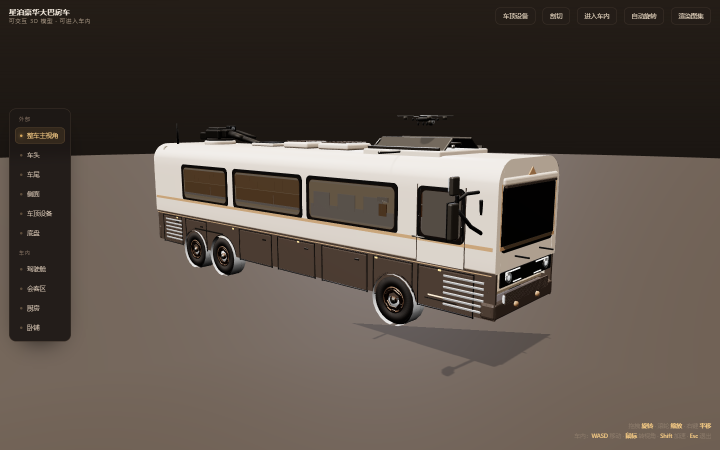
#> input picture tools/shots/web_01_exterior.png, 1440 x 900 px (shown at 1/2 size)
$ python stack.py shots/web_01_exterior.png shots/web_02_noroof.png shots/web_02_noroof.png
#> lines starting #> are read from the running program, lines starting #| are printed output that depends on the picture
# -*- coding: utf-8 -*-
"""Stack the reference plate above the render for a direct eyeball comparison."""
import sys
from PIL import Image, ImageDraw

ref, ren, out = sys.argv[1], sys.argv[2], sys.argv[3]
a = Image.open(ref).convert('RGB')
#> a is the input picture: PIL image 1440x900 RGB; mean R, G, B 88.9, 78.9, 70.9
b = Image.open(ren).convert('RGB')
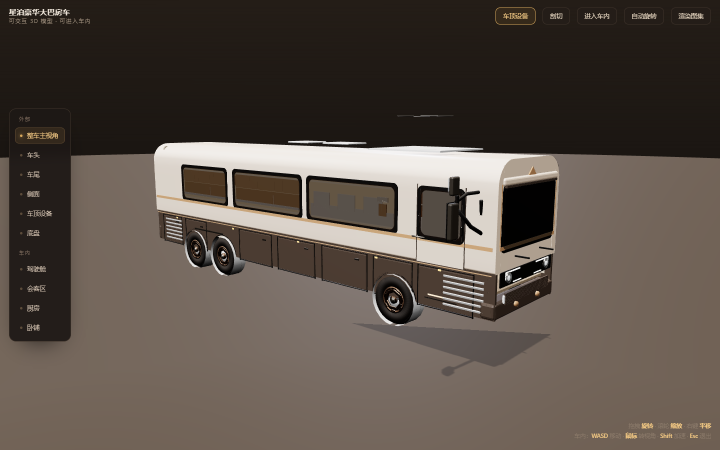
#> input picture tools/shots/web_02_noroof.png, 1440 x 900 px (shown at 1/2 size)
#> b is the input picture: PIL image 1440x900 RGB; mean R, G, B 88.8, 78.8, 70.8
W = 1400
a = a.resize((W, int(a.height * W / a.width)), Image.LANCZOS)
#> a: PIL image 1400x875 RGB
b = b.resize((W, int(b.height * W / b.width)), Image.LANCZOS)
#> b: PIL image 1400x875 RGB
pad = 8
canvas = Image.new('RGB', (W, a.height + b.height + pad * 3), (250, 248, 245))
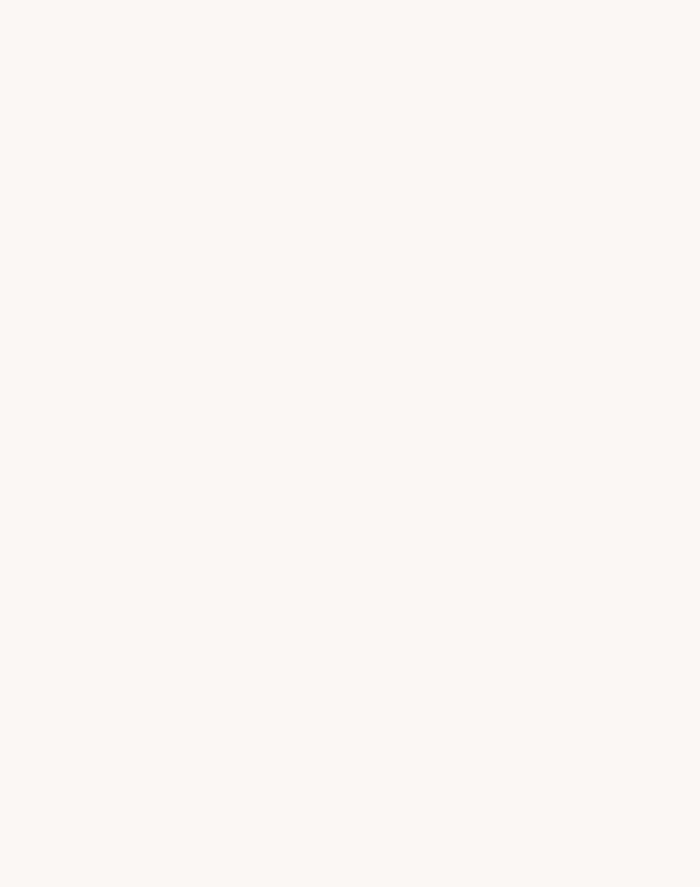
#> canvas: PIL image 1400x1774 RGB (shown at 1/2 size); mean R, G, B 250, 248, 245
canvas.paste(a, (0, pad))
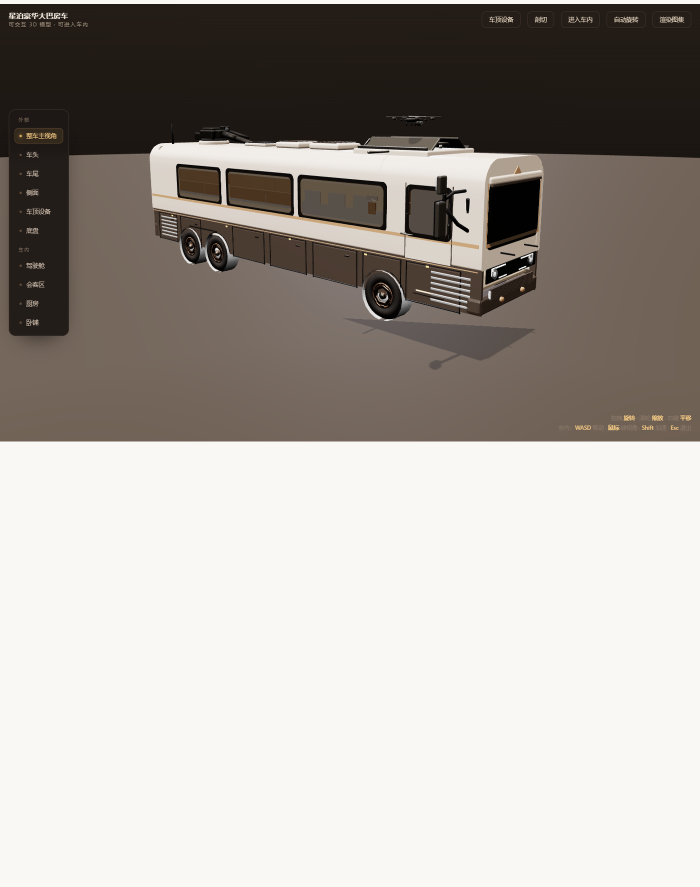
#> canvas: PIL image 1400x1774 RGB (shown at 1/2 size); mean R, G, B 170.6, 164.6, 159.1
canvas.paste(b, (0, a.height + pad * 2))
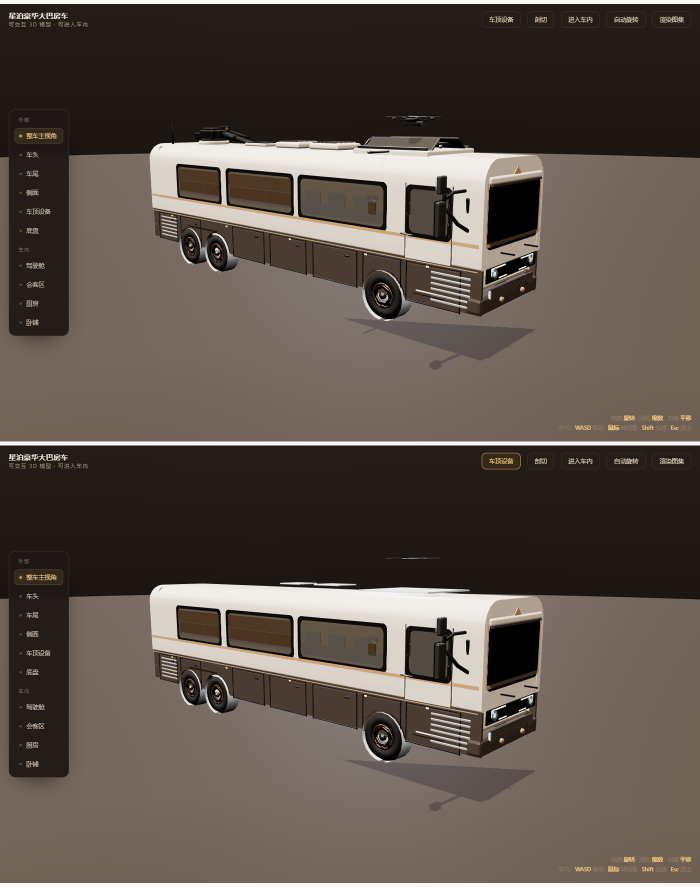
#> canvas: PIL image 1400x1774 RGB (shown at 1/2 size); mean R, G, B 91, 81.2, 73.2
d = ImageDraw.Draw(canvas)
d.text((10, a.height + pad + 2), 'RENDER', fill=(90, 80, 70))
canvas.save(out)
print('->', out, canvas.size)
#| -> shots/web_02_noroof.png (1400, 1774)
